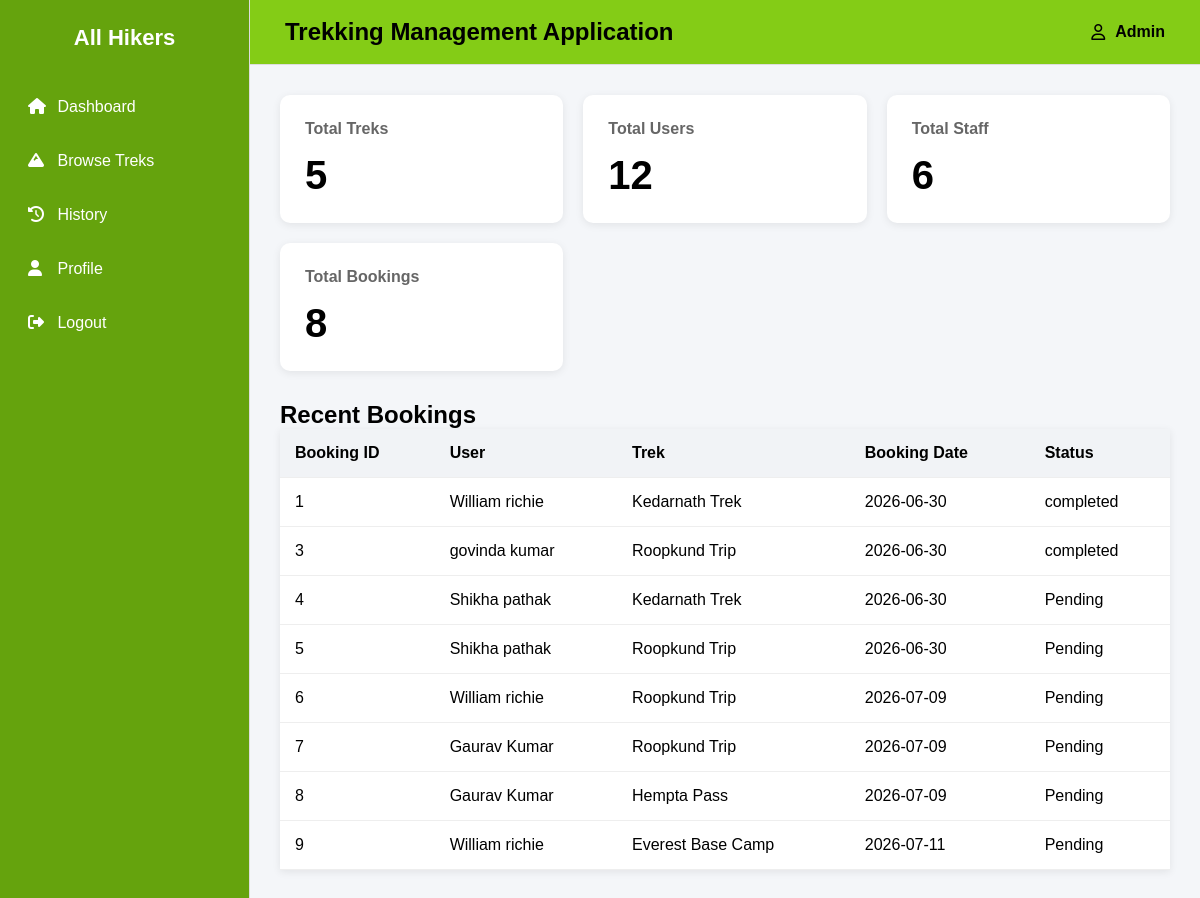
Before: /admin_dashboard with the older database file.
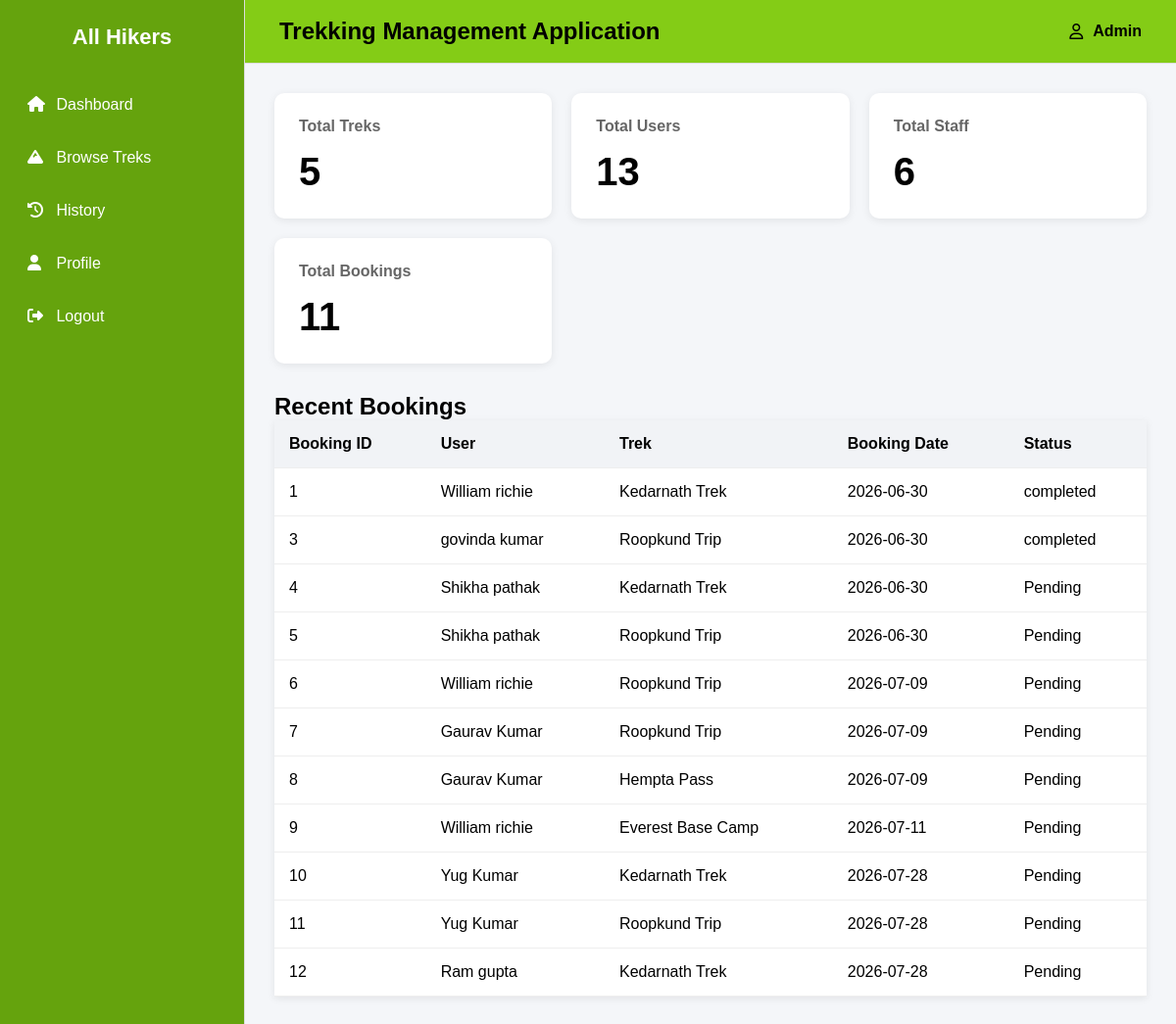
After: the same page with the newer database file.
### backend/models.py (models this page shows)
class Booking(db.Model):
    __tablename__="booking"
    id=db.Column(db.Integer,primary_key=True)
    booking_status=db.Column(db.String,default="Pending")
    booking_date=db.Column(db.Date,nullable=False)
    payment_status=db.Column(db.String,default="Pending")
    user_id=db.Column(db.Integer, db.ForeignKey("users.id"),nullable=False)
    trek_id=db.Column(db.Integer, db.ForeignKey("trek.id"),nullable=False)

class Users(db.Model):
    __tablename__="users"
    id=db.Column(db.Integer,primary_key=True)
    role=db.Column(db.Integer,default=1)
    username=db.Column(db.String,nullable=False)
    password=db.Column(db.String,nullable=False)
    email=db.Column(db.String,nullable=False)
    address=db.Column(db.String,nullable=False)
    full_name=db.Column(db.String,nullable=False)
    pin_code=db.Column(db.String,nullable=False)
    is_approved = db.Column(db.Boolean, default=True)  # True for normal users
    booking=db.relationship("Booking",cascade="all,delete",backref="users",lazy=True) #User can access all of his bookings

class Trek(db.Model):
    __tablename__="trek"
    id = db.Column(db.Integer,primary_key=True)
    trek_name = db.Column(db.String,nullable=False)
    location = db.Column(db.String,nullable=False)
    difficulty = db.Column(db.String,nullable=False)
    duration_days = db.Column(db.Integer,nullable=False)
    available_slots = db.Column(db.Integer,nullable=False)
    assigned_staff_id = db.Column(db.Integer, db.ForeignKey("staff_profile.id"),nullable=True)
    status = db.Column(db.String,default="Available")
    start_date = db.Column(db.Date,nullable=False)
    end_date = db.Column(db.Date,nullable=False)
    bookings=db.relationship("Booking",cascade="all,delete",backref="trek",lazy=True) #Trek can access all of its bookings

### backend/controllers.py (the view)
@auth_bp.route("/admin_dashboard")
def admin_dashboard():
    total_treks = Trek.query.count()
    total_users = Users.query.count()
    total_staff = Staff_profile.query.count()
    total_bookings = Booking.query.count()
    bookings = db.session.query(Booking, Trek, Users).join(Trek, Booking.trek_id == Trek.id).join(Users, Booking.user_id == Users.id).all()
    return render_template("admin_dashboard.html",bookings=bookings , total_treks=total_treks, total_users=total_users, total_staff=total_staff, total_bookings=total_bookings)

### templates/admin_dashboard.html (shortened to what this page needs)
{% extends "base.html" %}
{% block content %}
<h2>Recent Bookings</h2>
<div>
    {% if bookings %}
    <table>
        <thead>
            <tr>
                <th>Booking ID</th>
                <th>User</th>
                <th>Trek</th>
                <th>Booking Date</th>
                <th>Status</th>
            </tr>
        </thead>
        <tbody>
            {% for booking, trek, user in bookings %}
            <tr>
                <td>{{ booking.id }}</td>
                <td>{{ user.full_name }}</td>
                <td>{{ trek.trek_name }}</td>
                <td>{{ booking.booking_date }}</td>
                <td>{{ booking.booking_status }}</td>
            </tr>
            {% endfor %}
        </tbody>
    </table>
    {% else %}
        <p>No bookings yet.</p>
    {% endif %}
</div>
{% endblock %}

### templates/base.html (shortened to what this page needs)
<!DOCTYPE html>
<html lang="en">
<head>
    <link rel="stylesheet" href="{{ url_for('static', filename='css/dashboard.css') }}">
    <link rel="stylesheet" href="https://cdnjs.cloudflare.com/ajax/libs/font-awesome/6.5.2/css/all.min.css">
</head>
<body>
<div class="wrapper">
    <aside class="sidebar">
        <div class="logo">
            All Hikers
        </div>
        <ul>
            <li><a href="{{ url_for('auth.dashboard') }}"><i class="fa-solid fa-house"></i> Dashboard</a></li>
            {% if session.get('role') == 'admin' %}
                <li><a href="{{ url_for('auth.trek') }}"><i class="fa-solid fa-mountain"></i> Treks</a></li>
                <li><a href="{{ url_for('auth.staff') }}"><i class="fa-solid fa-user-group"></i> Staff</a></li>
                <li><a href="{{ url_for('auth.users_data') }}"><i class="fa-solid fa-users"></i> Users</a></li>
                <li><a href="{{ url_for('auth.trekking_history') }}"><i class="fa-solid fa-calendar-check"></i> Trekking History</a></li>
                <li><a href="{{ url_for('auth.admin_search') }}"><i class="fa-solid fa-magnifying-glass"></i> Search</a></li>
                <li><a href="#"><i class="fa-solid fa-chart-column"></i> Reports</a></li>
                <li><a href="#"><i class="fa-solid fa-gear"></i> Settings</a></li>
            {% elif session.get('role') == 'staff' %}
                <li><a href="{{ url_for('auth.staff_participants') }}"><i class="fa-solid fa-users"></i> Participants</a></li>
                <li><a href="{{ url_for('auth.update_profile') }}"><i class="fa-solid fa-user"></i> Profile</a></li>
            {% else %}
                <li><a href="{{ url_for('auth.browse_treks') }}"><i class="fa-solid fa-mountain"></i> Browse Treks</a></li>
                <li><a href="{{ url_for('auth.booking_history') }}"><i class="fa-solid fa-clock-rotate-left"></i> History</a></li>
                <li><a href="{{ url_for('auth.update_profile') }}"><i class="fa-solid fa-user"></i> Profile</a></li>
            {% endif %}
            <li><a href="{{ url_for('auth.logout') }}"><i class="fa-solid fa-right-from-bracket"></i> Logout</a></li>
        </ul>
    </aside>
    <main class="main">
        <div class="navbar">
            <h2>Trekking Management Application</h2>
            <div class="profile">
                <i class="fa-regular fa-user"></i>
                {{ session.get('username',"Admin") }}
            </div>
        </div>
        <div class="cards">
            {% block cards %}
            <div class="card">
                <h4>Total Treks</h4>
                <h1>{{ total_treks }}</h1>
            </div>
            <div class="card">
                <h4>Total Users</h4>
                <h1>{{ total_users }}</h1>
            </div>
            <div class="card">
                <h4>Total Staff</h4>
                <h1>{{ total_staff }}</h1>
            </div>
            <div class="card">
                <h4>Total Bookings</h4>
                <h1>{{ total_bookings }}</h1>
            </div>
            {% endblock %}
        </div>
        <div class="content">
            {% block content %}
            {% endblock %}
        </div>
    </main>
</div>
</body>
</html>

### static/css/dashboard.css (style rules this page uses)
* { margin:0; padding:0; box-sizing:border-box; font-family:Arial, Helvetica, sans-serif; }
body { background:#f4f6f9; }
.wrapper { display:flex; min-height:100vh; }
.sidebar { width:250px; background:#65a30d; border-right:1px solid #ddd; }
.logo { padding:25px; font-size:22px; font-weight:bold; text-align:center; color:white; }
.sidebar ul { list-style:none; }
.sidebar li { margin:8px; }
.sidebar a { display:block; color:white; text-decoration:none; padding:14px 20px; border-radius:8px; transition:.3s; }
.sidebar i { width:25px; }
.main { flex:1; }
.navbar { background:#84cc16; padding:18px 35px; display:flex; justify-content:space-between; align-items:center; border-bottom:1px solid #ddd; color:black; }
.profile { display:flex; gap:10px; align-items:center; font-weight:bold; }
.cards { display:grid; grid-template-columns:repeat(auto-fit,minmax(220px,1fr)); gap:20px; padding:30px; }
.card { background:white; padding:25px; border-radius:10px; box-shadow:0 2px 8px rgba(0,0,0,.08); }
.card h4 { color:#666; margin-bottom:15px; }
.card h1 { font-size:40px; }
.content { padding:0 30px 30px; }
table { width:100%; border-collapse:collapse; background:white; box-shadow:0 2px 8px rgba(0,0,0,.08); }
th { background:#f1f3f6; }
th,td { padding:15px; text-align:left; border-bottom:1px solid #eee; }

Changed rows visible on the page:
added Booking: id "10", full_name "Yug Kumar", trek_name "Kedarnath Trek", booking_date "2026-07-28", booking_status "Pending"
added Booking: id "11", full_name "Yug Kumar", trek_name "Roopkund Trip", booking_date "2026-07-28", booking_status "Pending"
added Booking: id "12", full_name "Ram gupta", trek_name "Kedarnath Trek", booking_date "2026-07-28", booking_status "Pending"
Other visible differences:
{{ total_users }}: "12" → "13"
{{ total_bookings }}: "8" → "11"
